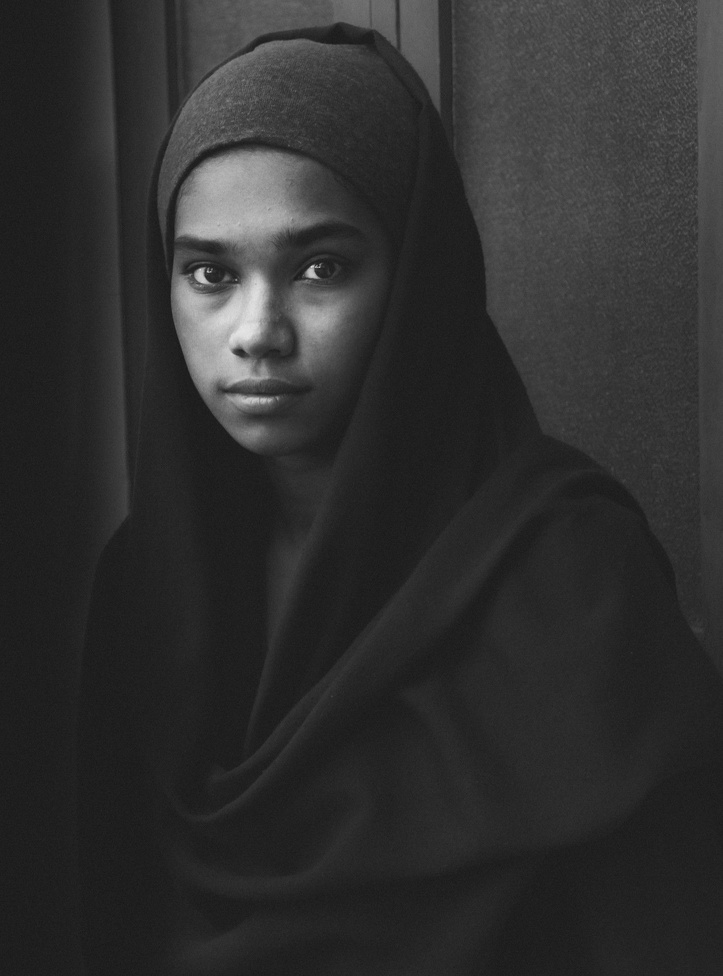
#> input picture girl.jpg, 723 x 976 px, shrunk from 1422 x 1921 before the run
$ python draw.py girl.jpg girl.jpg
#> lines starting #> are read from the running program, lines starting #| are printed output that depends on the picture; after the words box and inside, x2 and y2 are one past the last pixel; in counts of white or black regions, pixels touching at a corner belong together
"""
A useful script to process reference photos for sketches.
Use the arrow keys to shift the ref grid over the image
and the +/- keys (without control or shift) to change the
degree the image is posterised (K changes are hard to notice).

Usage: python draw.py image.jpg projName

Author: Yohan de Rose

TODO:
- Clicking on image stops grid moving functionality
- Moving grid far enough will show empty areas
"""

import cv2
import numpy as np
import sys
import tty
import termios
import os

xLines = []
yLines = []
SHIFT_SIZE = 10
GRID_SIZE = 50
K = 8


def posterise(img):
    print("Posterising image using K of", K, "...")

    Z = img.reshape((-1, 3))

    # convert to np.float32
    Z = np.float32(Z)

    # define criteria, number of clusters(K) and apply kmeans()
    criteria = (cv2.TERM_CRITERIA_EPS + cv2.TERM_CRITERIA_MAX_ITER, 10, 1.0)

    ret, label, center = cv2.kmeans(
        Z, K, None, criteria, 10, cv2.KMEANS_RANDOM_CENTERS)

    # Now convert back into uint8, and make original image
    center = np.uint8(center)
    res = center[label.flatten()]
    res2 = res.reshape((img.shape))

    print("Done.")

    return res2


def shiftGrid(img, axis, offset):
    if axis == 0:
        for line in xLines:
            line[0][0] += offset
            line[1][0] += offset
    else:
        for line in yLines:
            line[0][1] += offset
            line[1][1] += offset

    return drawGrid(img)


def drawGrid(img):

    for line in xLines:
        cv2.line(img, tuple(line[0]), tuple(line[1]), (255, 0, 0), 1, 1)

    for line in yLines:
        cv2.line(img, tuple(line[0]), tuple(line[1]), (255, 0, 0), 1, 1)

    return img


def draw(img):
    regions = posterise(img)
    return drawGrid(regions.copy()), regions


def main():
    global K

    img = cv2.imread(sys.argv[1])
#> img is the input picture: shape (976, 723, 3); min 22, max 230, mean 47.3

    height, width, channels = img.shape
#> height = 976; width = 723; channels = 3

    for x in range(0, width - 1, GRID_SIZE):
        line = [[x, 0], [x, height]]
        xLines.append(line)

    for y in range(0, height - 1, GRID_SIZE):
        line = [[0, y], [width, y]]
        yLines.append(line)

    display, regions = draw(img.copy())
#> in posterise, `ret, label, center = cv2.kmeans( Z, K, None, criteria, 10, cv2.KMEANS_..`: ret = 34270503.1; center = [[176.7, 176.7, 176.7], [94.47, 94.47, 94.47], [72.97, 72.97, 72.97], [58.25, 58.25, 58.25], [134.9, 134.9, 134.9], [30.4, 30.4, 30.4], [43.93, 43.93, 43.93], [35.47, 35.47, 35.47]]
#> in posterise, `center = np.uint8(center)`: center = [[176, 176, 176], [94, 94, 94], [72, 72, 72], [58, 58, 58], [134, 134, 134], [30, 30, 30], [43, 43, 43], [35, 35, 35]]
#> after the loop in drawGrid, `for line in xLines:`:
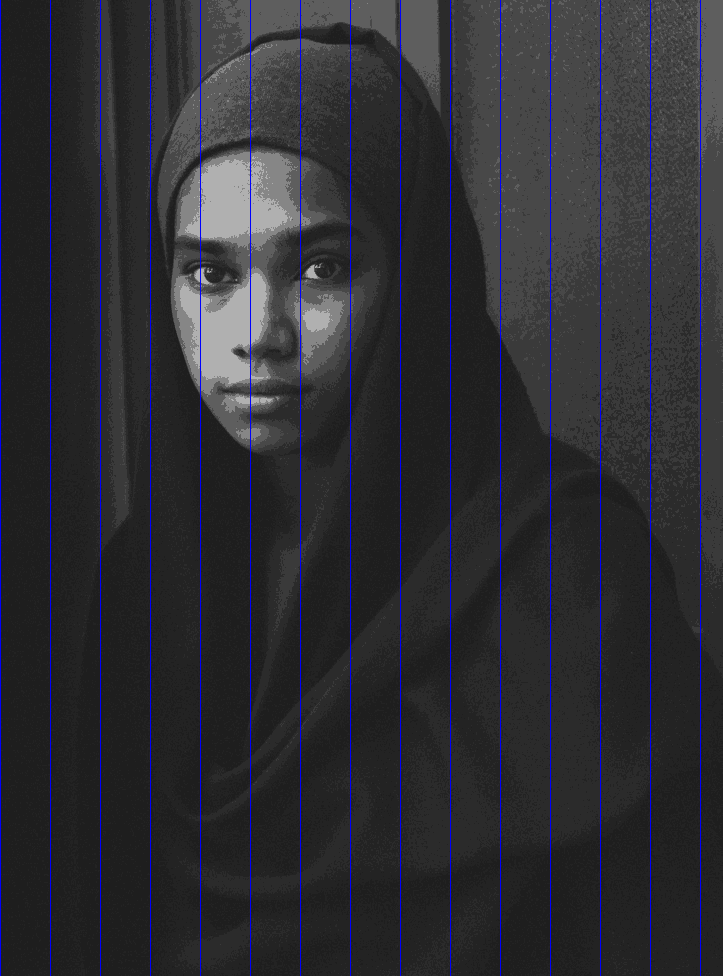
#> img: shape (976, 723, 3); mean of channels 0, 1, 2 51, 45.8, 45.8; drawn as B, G, R
#> after the loop in drawGrid, `for line in yLines:`:
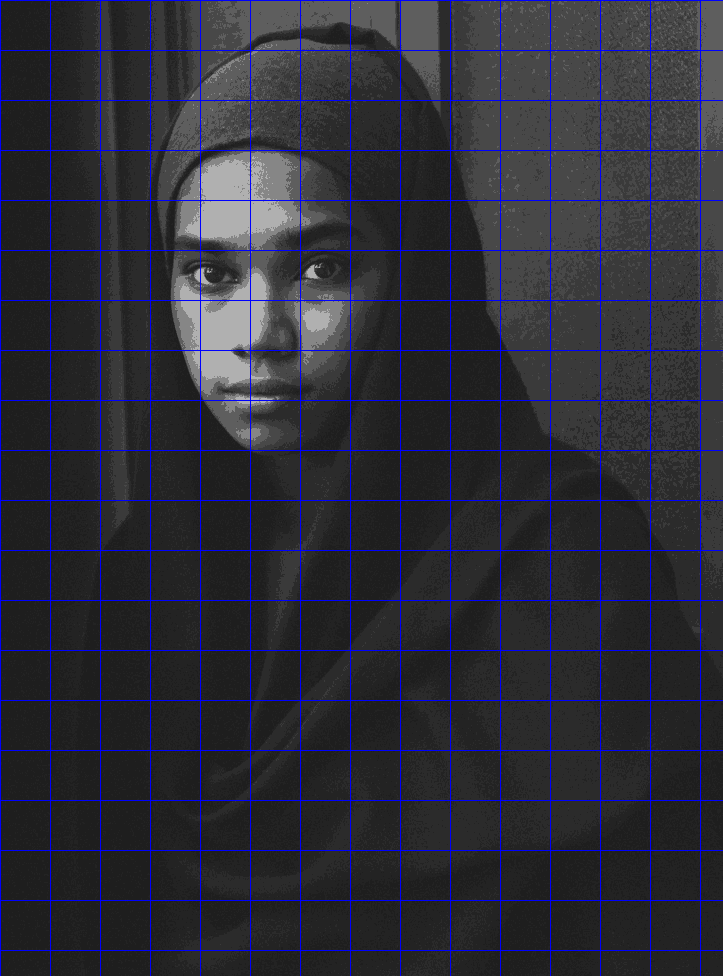
#> img: shape (976, 723, 3); 2.01% of pixels changed, all inside (x1, y1, x2, y2) = (1, 0, 723, 951); drawn as B, G, R

    while True:
        cv2.imshow('image', display)

        k = cv2.waitKey(10)
#> (key Esc is pressed here)

        if k == 27:    # Esc key to stop
            break
        elif k == 81:   # left
            display = shiftGrid(regions.copy(), 0, -SHIFT_SIZE)
        elif k == 83:   # right
            display = shiftGrid(regions.copy(), 0, SHIFT_SIZE)
        elif k == 84:   # up
            display = shiftGrid(regions.copy(), 1, SHIFT_SIZE)
        elif k == 82:   # down
            display = shiftGrid(regions.copy(), 1, -SHIFT_SIZE)
        elif k == 61:
            K += 8
            display, regions = draw(img.copy())
        elif k == 45:
            K -= 8
            display, regions = draw(img.copy())
        elif k == 115:  # saving into project dir
            # print(sys.argv)
            projName = sys.argv[2]
            os.makedirs(projName)

            cv2.imwrite(projName + '/grid.png', drawGrid(img.copy()))
            cv2.imwrite(projName + '/grid-poster.png', display)

            print('Done.')
            break
        else:
            if k != -1:
                print(k)

        # Reshow in case of updates
        cv2.imshow('image', display)

    cv2.destroyAllWindows()


if __name__ == "__main__":
    main()
